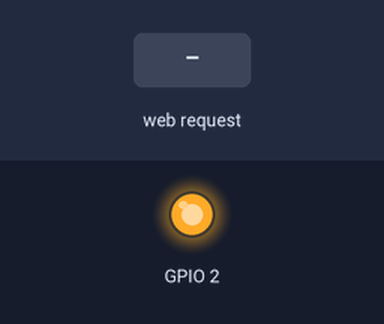
Simulated run of this sketch. Board: ESP8266 (NodeMCU). On the bench: output pins drawn as LEDs (lit = HIGH). Inputs (shaded band) come from the test bench. WiFi joins after 1.5 s; servers stay silent unless stated; what the sketch prints to the serial monitor is not drawn.

Above: at 2.7 s.
2.8 s: HTTP request GET /toggle received
At 3.5 s:
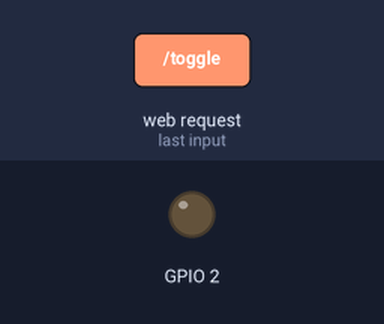
Timing chart, 0 to 5.8 s (numbered marks = the images above; inputs shaded):
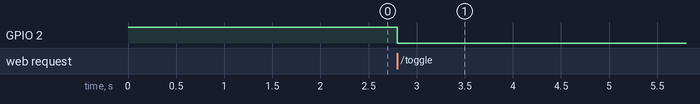

The sketch:

mycode.ino
```cpp
#include <ESP8266WiFi.h>
#include <ESP8266WebServer.h>
#include <ESP8266HTTPClient.h>
#include <ESP8266HTTPClient.h>


const char* ssid = "Convidado iot";
const char* password = "CONFIGURE_SUA_SENHA";

String IP_DO_COLEGA = "192.168.1.128";

ESP8266WebServer server(80);

unsigned long ultimoTempo = 0;
const unsigned long intervalo = 5000; // Envia a cada 5 segundos.
void setup() {
  Serial.begin(9600);


  pinMode(2, OUTPUT);
  digitalWrite(2, HIGH);

  WiFi.begin(ssid, password);
  Serial.print("Conectando ao WiFi");
  while (WiFi.status() != WL_CONNECTED) {
    delay(500);
    Serial.print(".");
  }
  Serial.println("\nConectado!");

  Serial.print("Seu Endereço IP: ");
  Serial.println(WiFi.localIP());

  server.on("/toggle", HTTP_GET, []() {
    int estadoAtual = digitalRead(2);
    digitalWrite(2, !estadoAtual);
    server.send(200, "text/plain", "OK");
    Serial.println("Requisição GET recebida! LED invertido.");
  });

  server.begin();
  Serial.println("Servidor HTTP iniciado na porta 80.");
}

void loop() {

  server.handleClient();

  if (millis() - ultimoTempo >= intervalo) {
    if (WiFi.status() == WL_CONNECTED && IP_DO_COLEGA != "192.168.X.X") {
      WiFiClient client;
      HTTPClient http;

      String url = "http://" + IP_DO_COLEGA + "/toggle";
      Serial.println("Enviando GET para: " + url);

      http.begin(client, url);
      int codigoResposta = http.GET();

      if (codigoResposta > 0) {
        String payload = http.getString();
        Serial.printf("Resposta do colega: %d - %s\n", codigoResposta, payload.c_str());
      } else {
        Serial.printf("Erro na requisição: %s\n", http.errorToString(codigoResposta).c_str());
      }

      http.end();
    }
    ultimoTempo = millis();
  }
}
```

Measured:
- after the input at 2.8 s, GPIO 2: HIGH → LOW at once
